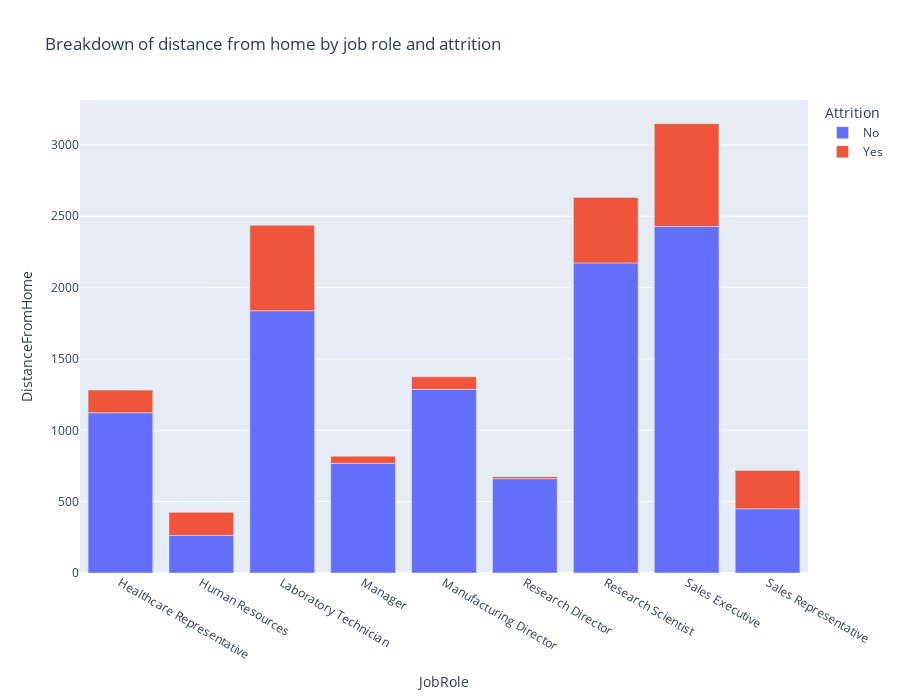

The notebook cell this image was saved under:
### Code cell
fig=px.bar(df_DistanceFromHome,x='JobRole',y='DistanceFromHome',hover_data=['Attrition'],color='Attrition',title='Breakdown of distance from home by job role and attrition',height=700)
fig.show()

### Figure 1 — Plotly figure (JSON) as saved in the notebook; plotly's stock layout.template omitted (floating-point values rounded to 4 significant figures)
{"data": [{"alignmentgroup": "True", "customdata": [["No"], ["No"], ["No"], ["No"], ["No"], ["No"], ["No"], ["No"], ["No"]], "hovertemplate": "Attrition=%{customdata[0]}<br>JobRole=%{x}<br>DistanceFromHome=%{y}<extra></extra>", "legendgroup": "No", "marker": {"color": "#636efa"}, "name": "No", "offsetgroup": "No", "orientation": "v", "showlegend": true, "textposition": "auto", "type": "bar", "x": ["Healthcare Representative", "Human Resources", "Laboratory Technician", "Manager", "Manufacturing Director", "Research Director", "Research Scientist", "Sales Executive", "Sales Representative"], "xaxis": "x", "y": [1123, 264, 1838, 769, 1287, 661, 2173, 2428, 450], "yaxis": "y"}, {"alignmentgroup": "True", "customdata": [["Yes"], ["Yes"], ["Yes"], ["Yes"], ["Yes"], ["Yes"], ["Yes"], ["Yes"], ["Yes"]], "hovertemplate": "Attrition=%{customdata[0]}<br>JobRole=%{x}<br>DistanceFromHome=%{y}<extra></extra>", "legendgroup": "Yes", "marker": {"color": "#EF553B"}, "name": "Yes", "offsetgroup": "Yes", "orientation": "v", "showlegend": true, "textposition": "auto", "type": "bar", "x": ["Healthcare Representative", "Human Resources", "Laboratory Technician", "Manager", "Manufacturing Director", "Research Director", "Research Scientist", "Sales Executive", "Sales Representative"], "xaxis": "x", "y": [159, 161, 599, 50, 88, 14, 459, 721, 269], "yaxis": "y"}], "layout": {"barmode": "relative", "height": 700, "legend": {"title": {"text": "Attrition"}, "tracegroupgap": 0}, "title": {"text": "Breakdown of distance from home by job role and attrition"}, "xaxis": {"anchor": "y", "domain": [0, 1], "title": {"text": "JobRole"}}, "yaxis": {"anchor": "x", "domain": [0, 1], "title": {"text": "DistanceFromHome"}}}}
